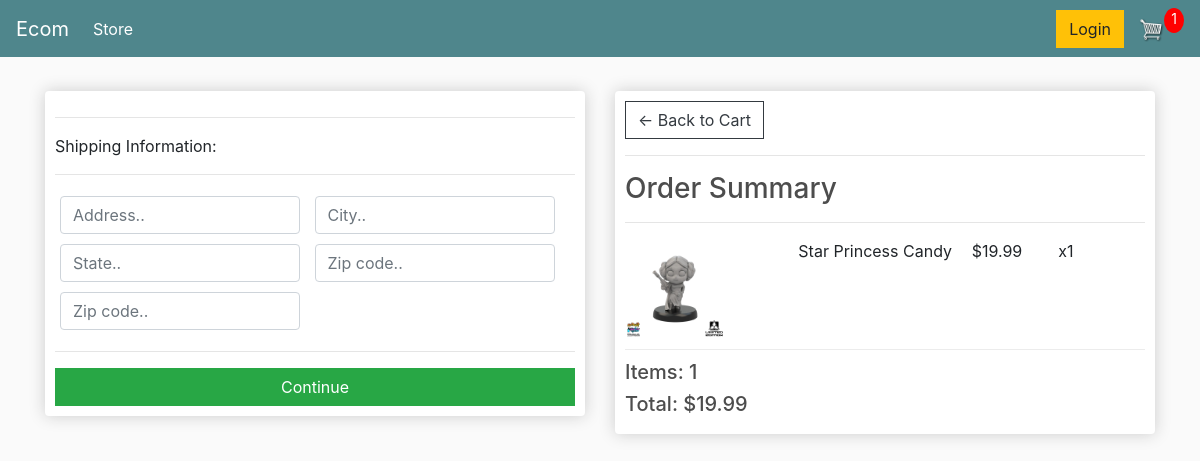
/checkout/ (signed in), run on an earlier commit of the app's database.
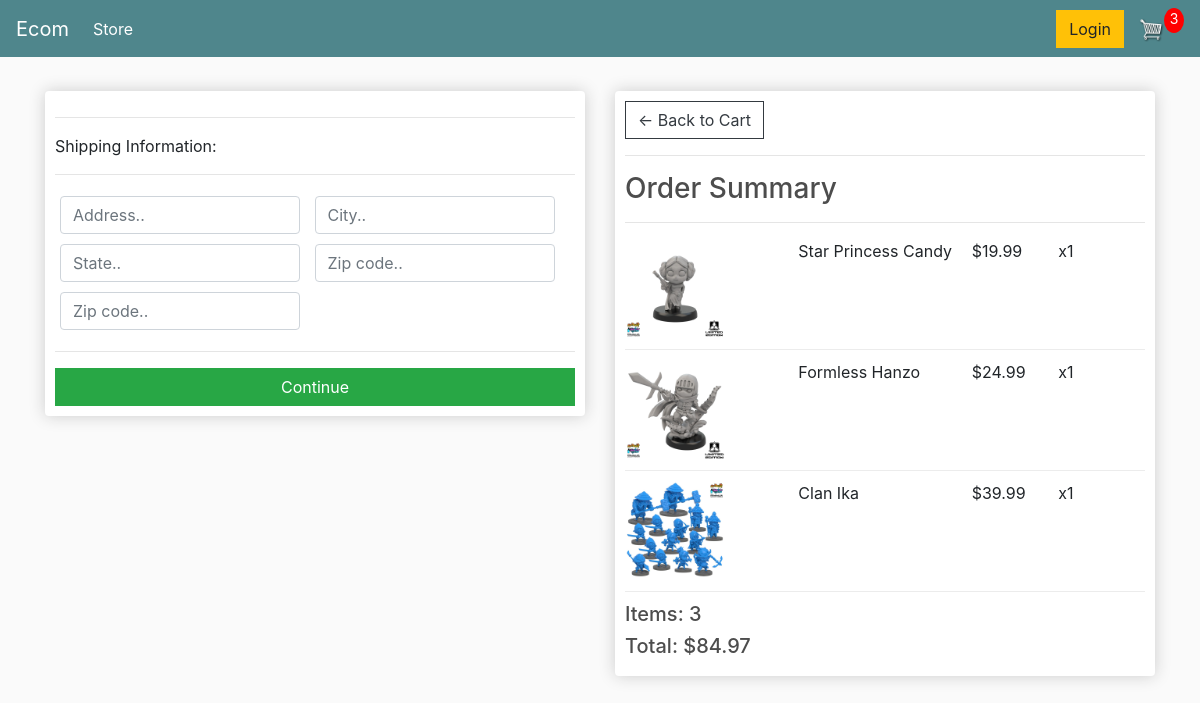
And on a later commit of the database.
### store/models.py (models this page shows, shortened)
class OrderItem(models.Model):
	product = models.ForeignKey(Product, on_delete=models.SET_NULL, null=True)
	order = models.ForeignKey(Order, on_delete=models.SET_NULL, null=True)
	quantity = models.IntegerField(default=0, null=True, blank=True)
	date_added = models.DateTimeField(auto_now_add=True)
	@property
	def get_total(self):
		total = self.product.price * self.quantity
		return total

class Product(models.Model):
	name = models.CharField(max_length=200)
	price = models.FloatField()
	digital = models.BooleanField(default=False,null=True, blank=True)
	image = models.ImageField(null=True, blank=True)
	@property
	def imageURL(self):
		try:
			url = self.image.url
		except:
			url = ''
		return url

class Order(models.Model):
	customer = models.ForeignKey(Customer, on_delete=models.SET_NULL, null=True, blank=True)
	date_ordered = models.DateTimeField(auto_now_add=True)
	complete = models.BooleanField(default=False)
	transaction_id = models.CharField(max_length=100, null=True)
	@property
	def shipping(self):
		shipping = False
		orderitems = self.orderitem_set.all()
		for i in orderitems:
			if i.product.digital == False:
				shipping = True
		return shipping
	@property
	def get_cart_total(self):
		orderitems = self.orderitem_set.all()
		total = sum([item.get_total for item in orderitems])
		return total
	@property
	def get_cart_items(self):
		orderitems = self.orderitem_set.all()
		total = sum([item.quantity for item in orderitems])
		return total

### store/views.py (the view)
# urls.py: path('checkout/', views.checkout, name='checkout'),
def checkout(request):
	data = cartData(request)
	cartItems = data['cartItems']
	order = data['order']
	items = data['items']
	context = {'items':items, 'order':order, 'cartItems':cartItems}
	return render(request, 'store/checkout.html', context)

### store/utils.py (called while the page is built)
def cartData(request):
	if request.user.is_authenticated:
		customer = request.user.customer
		order, created = Order.objects.get_or_create(customer=customer, complete=False)
		items = order.orderitem_set.all()
		cartItems = order.get_cart_items
	else:
		cookieData = cookieCart(request)
		cartItems = cookieData['cartItems']
		order = cookieData['order']
		items = cookieData['items']
	return {'cartItems':cartItems ,'order':order, 'items':items}

### store/templates/store/checkout.html (shortened to what this page needs)
{% extends 'store/main.html' %}
{% load static %}
{% block content %}
     <div class="row">
		<div class="col-lg-6">
			<div class="box-element" id="form-wrapper">
				<form id="form">
					<div id="shipping-info">
						<hr>
						<p>Shipping Information:</p>
						<hr>
						<div class="form-field">
							<input class="form-control" type="text" name="address" placeholder="Address..">
						</div>
						<div class="form-field">
							<input class="form-control" type="text" name="city" placeholder="City..">
						</div>
						<div class="form-field">
							<input class="form-control" type="text" name="state" placeholder="State..">
						</div>
						<div class="form-field">
							<input class="form-control" type="text" name="zipcode" placeholder="Zip code..">
						</div>
						<div class="form-field">
							<input class="form-control" type="text" name="country" placeholder="Zip code..">
						</div>
					</div>
					<hr>
					<input id="form-button" class="btn btn-success btn-block" type="submit" value="Continue">
				</form>
			</div>
			<br>
		</div>
		<div class="col-lg-6">
			<div class="box-element">
				<a  class="btn btn-outline-dark" href="{% url 'cart' %}">&#x2190; Back to Cart</a>
				<hr>
				<h3>Order Summary</h3>
				<hr>
				{% for item in items %}
				<div class="cart-row">
					<div style="flex:2"><img class="row-image" src="{{item.product.imageURL}}"></div>
					<div style="flex:2"><p>{{item.product.name}}</p></div>
					<div style="flex:1"><p>${{item.product.price|floatformat:2}}</p></div>
					<div style="flex:1"><p>x{{item.quantity}}</p></div>
				</div>
				{% endfor %}
				<h5>Items:   {{order.get_cart_items}}</h5>
				<h5>Total:   ${{order.get_cart_total|floatformat:2}}</h5>
			</div>
		</div>
	</div>
{% endblock content %}

What changed in the data, as far as the page shows it:
added OrderItem: product.imageURL (picture), product.name "Formless Hanzo", product.price "24.99", quantity "1"
added OrderItem: product.imageURL (picture), product.name "Clan Ika", product.price "39.99", quantity "1"
computed for Order: get_cart_items "1" → "3"; get_cart_total "19.99" → "84.97"
Also different on the page:
{{ cartItems }}: "1" → "3"
